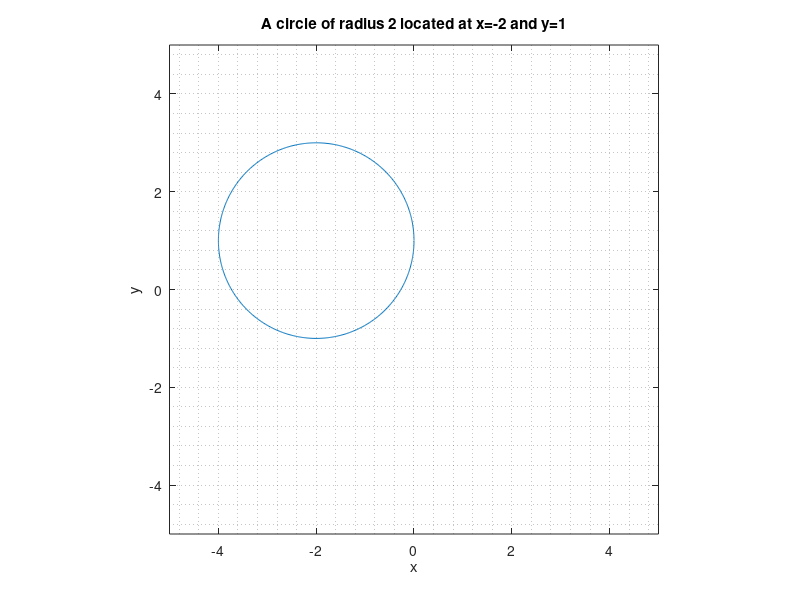

MATLAB code for this plot:
t = 0:0.01:2*pi;
x = 2*cos(t);
y = 2*sin(t);
plot(x-2,y+1)
axis([-5,5,-5,5]);axis('square')
grid minor
title('A circle of radius 2 located at x=-2 and y=1')
xlabel('x')
ylabel('y')
